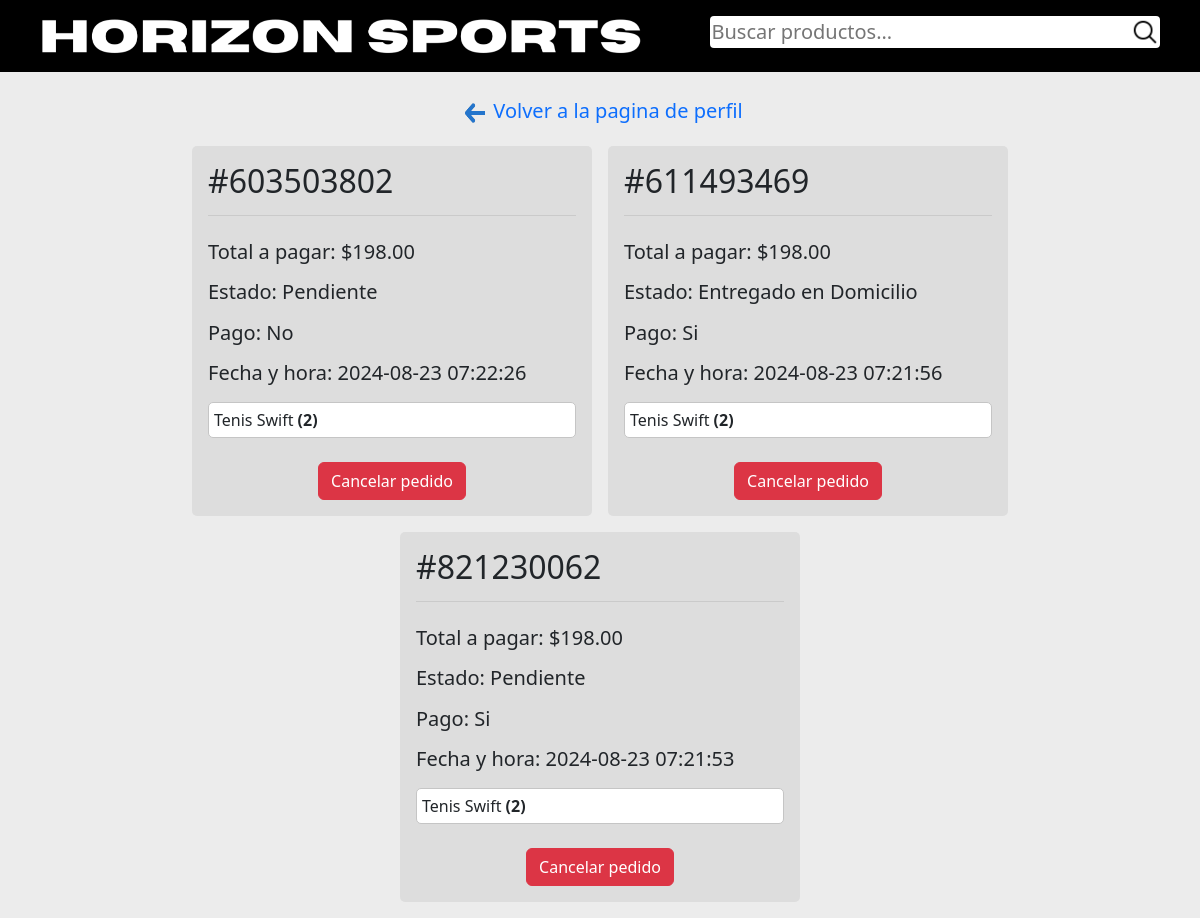
/pagina/subpag_users/pedidos/pedidos.php (signed in), run on the app's committed database.
### tables this page shows
CREATE TABLE IF NOT EXISTS `pedidos` (
  `id_pedido` bigint(11) NOT NULL,
  `id_usuario` int(11) NOT NULL,
  `total` decimal(10,2) NOT NULL,
  `estado` varchar(50) NOT NULL DEFAULT 'pendiente',
  `pago` varchar(100) NOT NULL DEFAULT 'si',
  `fecha` timestamp NOT NULL DEFAULT CURRENT_TIMESTAMP,
  PRIMARY KEY (`id_pedido`)
);

CREATE TABLE IF NOT EXISTS `productos` (
  `id_productos` int(11) NOT NULL AUTO_INCREMENT,
  `nombre_producto` varchar(100) NOT NULL,
  `precio` int(50) NOT NULL,
  `descripcion` text NOT NULL,
  `categoria` varchar(50) NOT NULL,
  PRIMARY KEY (`id_productos`)
);

CREATE TABLE IF NOT EXISTS `detalles_pedido` (
  `id_pedido` bigint(11) NOT NULL,
  `id_productos` int(11) NOT NULL,
  `cantidad` int(11) NOT NULL,
  KEY `id_pedido` (`id_pedido`),
  KEY `id_productos` (`id_productos`)
);

### pagina/subpag_users/pedidos/pedidos.php (the view, shortened to what this page needs)
<!DOCTYPE html>
<html lang="es">
<head>
    <link
        href="https://cdn.jsdelivr.net/npm/bootstrap@5.3.3/dist/css/bootstrap.min.css"
        rel="stylesheet"
 />
    <link href="https://fonts.cdnfonts.com/css/codec-pro" rel="stylesheet" />
    <link rel="stylesheet" href="../perfil.css" />
    <link rel="stylesheet" href="pedidos.css">
</head>
<body>
    <header
        class="d-flex justify-content-center align-items-center flex-column w-100 bg-black p-3 flex-lg-row justify-content-lg-around">
        <img src="../../imgs/horizonsports.png" alt="horizonsports" />
        <form
            action="../../busqueda.php"
            method="POST"
            class="d-flex justify-content-center align-items-center flex-row mb-2 rounded-1 w-100">
            <input type="search" name="buscar" placeholder="Buscar productos..." />
            <button class="rounded-5">
                <img src="../../imgs/lupa.png" alt="lupa.png" class="p-0 m-0" />
            </button>
        </form>
    </header>
    <a
        href="../perfil.php"
        class="regresar m-3 mt-4 ps-2 gap-2 d-flex justify-content-center"><img src="../../imgs/flecha-reversa.png" alt="flechita" />
        <p class="p-0 m-0 mb-1">Volver a la pagina de perfil</p>
    </a>
    <?php
    include("../../conexion.php");
    $id_usuario = $_SESSION['id_usuario'];
    $sql = "SELECT id_pedido, total, estado, pago, fecha FROM `pedidos` WHERE id_usuario = '$id_usuario'";
    $resultado = $conn->query($sql);
    if ($resultado->num_rows > 0) {
    ?>
        <div class="container d-flex justify-content-center align-items-center mt-3 mb-3 gap-3 flex-wrap">
            <?php
            while ($fila = $resultado->fetch_assoc()) {
                $id_pedido = $fila["id_pedido"];
                $total = $fila["total"];
                $estado = $fila["estado"];
                $pago = $fila["pago"];
                $fecha = $fila["fecha"];
                $sql_detalle = "SELECT id_productos, cantidad FROM `detalles_pedido` WHERE id_pedido = '$id_pedido'";
                $resultado_detalle = $conn->query($sql_detalle);
                if ($resultado_detalle->num_rows > 0) {
            ?>
                    <div class="pedido-card p-3">
                        <h2><?php echo htmlspecialchars("#" . $id_pedido); ?></h2>
                        <h5><?php echo htmlspecialchars("Total a pagar: $" . $total); ?></h5>
                        <h5><?php echo htmlspecialchars("Estado: " . $estado); ?></h5>
                        <h5><?php echo htmlspecialchars("Pago: " . $pago); ?></h5>
                        <h5><?php echo htmlspecialchars("Fecha y hora: " . $fecha); ?></h5>
                        <ul>
                            <?php
                            while ($fila_detalle = $resultado_detalle->fetch_assoc()) {
                                $id_productos = $fila_detalle['id_productos'];
                                $cantidad = $fila_detalle['cantidad'];
                                $sql_producto = "SELECT nombre_producto FROM `productos` WHERE id_productos = '$id_productos'";
                                $resultado_producto = $conn->query($sql_producto);
                                if ($resultado_producto->num_rows > 0) {
                                    while ($fila_producto = $resultado_producto->fetch_assoc()) {
                                        $nombre_producto = $fila_producto['nombre_producto'];
                            ?>
                                        <li><?php echo htmlspecialchars($nombre_producto) . " <b>(" . htmlspecialchars($cantidad) . ")</b>"; ?></li>
                            <?php
                                    }
                                }
                            }
                            ?>
                        </ul>
                        <div class="w-100 d-flex flex-row justify-content-center align-items-center mt-3">
                            <a href="cancelar.php?id_pedido=<?php echo $id_pedido ?>" class="btn btn-danger w-auto">Cancelar pedido</a>
                        </div>
                    </div>
            <?php
                }
            }
            ?>
        </div>
    <?php
    } else {
    ?>
        <h1 class="text-center">No tienes pedidos hechos :(</h1>
    <?php
    }
    ?>
</body>
</html>

### pagina/subpag_users/perfil.css (style rules this page uses)
body { background: rgb(236, 236, 236); font-family:'Segoe UI', Tahoma, Geneva, Verdana, sans-serif; }
header { gap: 20px; }
header img { width: 100%; max-width: 600px; }
header form { background: white; max-width: 450px; }
header form input { font-size: 20px; width: 100%; background: none; border: none; }
header form button { cursor: pointer; border: none; background: white; padding: 0; }
header form img { width: 30px; height: 30px; }
.regresar { text-decoration: none; }
.regresar p { font-size: 20px; }
.regresar img { padding: 0; margin: 0; width: 20px; }

### pagina/subpag_users/pedidos/pedidos.css (style rules this page uses)
.pedido-card { display: flex; flex-direction: column; justify-content: space-between; min-height: 370px; min-width: 400px; border-radius: 5px; background: rgb(221, 221, 221); }
.pedido-card h2 { border-bottom: 1px solid rgb(202, 202, 202); padding-bottom: 15px; margin-bottom: 15px; }
.pedido-card ul { list-style: none; background: white; border-radius: 5px; border: 1px solid rgb(197, 197, 197); margin: 0; padding: 5px; }

### data on the page
pedidos: id_pedido "#603503802", total "Total a pagar: $198.00", estado "Estado: Pendiente", pago "Pago: No", fecha "Fecha y hora: 2024-08-23 07:22:26"
detalles_pedido: cantidad "2"
productos: nombre_producto "Tenis Swift"
pedidos: id_pedido "#611493469", total "Total a pagar: $198.00", estado "Estado: Entregado en Domicilio", pago "Pago: Si", fecha "Fecha y hora: 2024-08-23 07:21:56"
detalles_pedido: cantidad "2"
pedidos: id_pedido "#821230062", total "Total a pagar: $198.00", estado "Estado: Pendiente", pago "Pago: Si", fecha "Fecha y hora: 2024-08-23 07:21:53"
detalles_pedido: cantidad "2"
